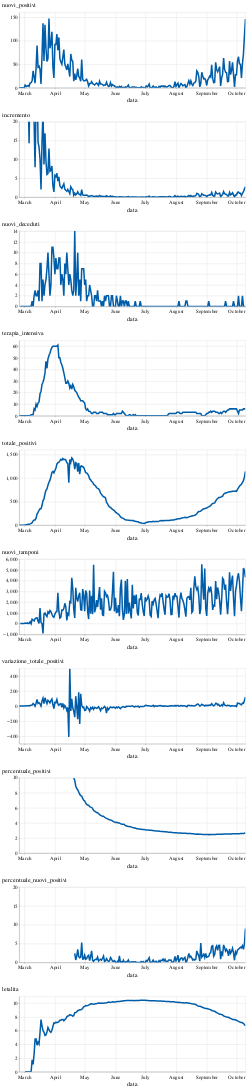

Notebook cell for this chart:
### Code cell
viz.grafici_riassuntivi(reg_df)

### Figure 1 — Vega-Lite specification as saved in the notebook (floating-point values rounded to 4 significant figures; data arrays with more than 128 entries replaced by an {"elided": "..."} marker saying what was removed)
{"config": {"view": {"width": 600, "height": 400}, "background": "#ffffff", "title": {"anchor": "start", "font": "Source Sans Pro, Arial, sans", "fontColor": "#000000", "fontSize": 24, "fontWeight": "bold"}, "arc": {"fill": "#005DA9"}, "area": {"fill": "#005DA9"}, "line": {"stroke": "#005DA9", "strokeWidth": 4}, "path": {"stroke": "#005DA9"}, "rect": {"fill": "#005DA9"}, "shape": {"stroke": "#005DA9"}, "bar": {"fill": "#005DA9"}, "point": {"stroke": "#005DA9"}, "symbol": {"fill": "#005DA9", "size": 60}, "axis": {"titleFont": "Source Sans Pro, sans", "titleFontSize": 16, "titleFontWeight": "normal", "labelFont": "Source Sans Pro, sans", "labelFontSize": 14, "labelFontWeight": "normal"}, "axisX": {"labelAngle": 0, "labelPadding": 4, "tickSize": 3}, "axisY": {"labelBaseline": "middle", "maxExtent": 45, "minExtent": 45, "tickSize": 2, "titleAlign": "left", "titleAngle": 0, "titleX": -45, "titleY": -11}, "headerFacet": {"titleFontSize": 16, "labelFontSize": 14}, "headerRow": {"titleFontSize": 16, "labelFontSize": 14}, "headerColumn": {"titleFontSize": 16, "labelFontSize": 14}, "legend": {"titleFont": "Source Sans Pro, sans", "titleFontSize": 16, "titleFontWeight": "normal", "symbolType": "circle", "labelFont": "Source Sans Pro, sans", "labelFontSize": 15}, "range": {"category": ["#AB377A", "#AEC067", "#9BC3B7", "#928285", "#F07F3C", "#FFE054", "#E30034", "#005DA9", "#644F54", "#5EA290", "#769F3B", "#812161", "#E36319", "#F5C631"]}}, "vconcat": [{"mark": "line", "encoding": {"tooltip": [{"type": "temporal", "field": "data"}, {"type": "quantitative", "field": "nuovi_positivi"}, {"type": "quantitative", "field": "incremento"}, {"type": "quantitative", "field": "nuovi_deceduti"}], "x": {"type": "temporal", "field": "data"}, "y": {"type": "quantitative", "field": "nuovi_positivi"}}, "height": 200, "selection": {"selector001": {"type": "interval", "bind": "scales", "encodings": ["x", "y"]}}, "width": 600}, {"mark": "line", "encoding": {"tooltip": [{"type": "temporal", "field": "data"}, {"type": "quantitative", "field": "nuovi_positivi"}, {"type": "quantitative", "field": "incremento"}, {"type": "quantitative", "field": "nuovi_deceduti"}], "x": {"type": "temporal", "field": "data"}, "y": {"type": "quantitative", "field": "incremento", "scale": {"domain": [0, 20]}}}, "height": 200, "selection": {"selector001": {"type": "interval", "bind": "scales", "encodings": ["x", "y"]}}, "width": 600}, {"mark": "line", "encoding": {"tooltip": [{"type": "temporal", "field": "data"}, {"type": "quantitative", "field": "nuovi_positivi"}, {"type": "quantitative", "field": "incremento"}, {"type": "quantitative", "field": "nuovi_deceduti"}], "x": {"type": "temporal", "field": "data"}, "y": {"type": "quantitative", "field": "nuovi_deceduti"}}, "height": 200, "selection": {"selector001": {"type": "interval", "bind": "scales", "encodings": ["x", "y"]}}, "width": 600}, {"mark": "line", "encoding": {"tooltip": [{"type": "temporal", "field": "data"}, {"type": "quantitative", "field": "nuovi_positivi"}, {"type": "quantitative", "field": "incremento"}, {"type": "quantitative", "field": "nuovi_deceduti"}], "x": {"type": "temporal", "field": "data"}, "y": {"type": "quantitative", "field": "terapia_intensiva"}}, "height": 200, "selection": {"selector001": {"type": "interval", "bind": "scales", "encodings": ["x", "y"]}}, "width": 600}, {"mark": "line", "encoding": {"tooltip": [{"type": "temporal", "field": "data"}, {"type": "quantitative", "field": "nuovi_positivi"}, {"type": "quantitative", "field": "incremento"}, {"type": "quantitative", "field": "nuovi_deceduti"}], "x": {"type": "temporal", "field": "data"}, "y": {"type": "quantitative", "field": "totale_positivi"}}, "height": 200, "selection": {"selector001": {"type": "interval", "bind": "scales", "encodings": ["x", "y"]}}, "width": 600}, {"mark": "line", "encoding": {"tooltip": [{"type": "temporal", "field": "data"}, {"type": "quantitative", "field": "nuovi_positivi"}, {"type": "quantitative", "field": "incremento"}, {"type": "quantitative", "field": "nuovi_deceduti"}], "x": {"type": "temporal", "field": "data"}, "y": {"type": "quantitative", "field": "nuovi_tamponi"}}, "height": 200, "selection": {"selector001": {"type": "interval", "bind": "scales", "encodings": ["x", "y"]}}, "width": 600}, {"mark": "line", "encoding": {"tooltip": [{"type": "temporal", "field": "data"}, {"type": "quantitative", "field": "nuovi_positivi"}, {"type": "quantitative", "field": "incremento"}, {"type": "quantitative", "field": "nuovi_deceduti"}], "x": {"type": "temporal", "field": "data"}, "y": {"type": "quantitative", "field": "variazione_totale_positivi"}}, "height": 200, "selection": {"selector001": {"type": "interval", "bind": "scales", "encodings": ["x", "y"]}}, "width": 600}, {"mark": "line", "encoding": {"tooltip": [{"type": "temporal", "field": "data"}, {"type": "quantitative", "field": "nuovi_positivi"}, {"type": "quantitative", "field": "incremento"}, {"type": "quantitative", "field": "nuovi_deceduti"}], "x": {"type": "temporal", "field": "data"}, "y": {"type": "quantitative", "field": "percentuale_positivi"}}, "height": 200, "selection": {"selector001": {"type": "interval", "bind": "scales", "encodings": ["x", "y"]}}, "width": 600}, {"mark": "line", "encoding": {"tooltip": [{"type": "temporal", "field": "data"}, {"type": "quantitative", "field": "nuovi_positivi"}, {"type": "quantitative", "field": "incremento"}, {"type": "quantitative", "field": "nuovi_deceduti"}], "x": {"type": "temporal", "field": "data"}, "y": {"type": "quantitative", "field": "percentuale_nuovi_positivi", "scale": {"domain": [0, 20]}}}, "height": 200, "selection": {"selector001": {"type": "interval", "bind": "scales", "encodings": ["x", "y"]}}, "width": 600}, {"mark": "line", "encoding": {"tooltip": [{"type": "temporal", "field": "data"}, {"type": "quantitative", "field": "nuovi_positivi"}, {"type": "quantitative", "field": "incremento"}, {"type": "quantitative", "field": "nuovi_deceduti"}], "x": {"type": "temporal", "field": "data"}, "y": {"type": "quantitative", "field": "letalita"}}, "height": 200, "selection": {"selector001": {"type": "interval", "bind": "scales", "encodings": ["x", "y"]}}, "width": 600}], "data": {"name": "data-e6790626e66913a7bf3aa82ff34b5116"}, "$schema": "https://vega.github.io/schema/vega-lite/v4.8.1.json", "datasets": {"data-e6790626e66913a7bf3aa82ff34b5116": {"elided": "229 records"}}}
